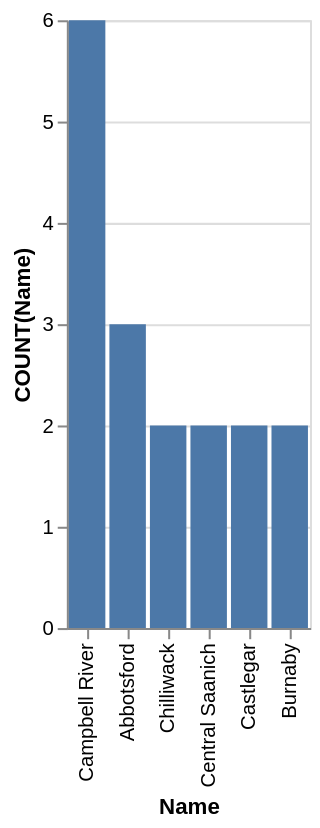

Write a Vega-Lite specification for this figure.
### Vega-Lite specification from a JSON file in a GitHub repository (floating-point values rounded to 4 significant figures)
{"data": {"values": [{"x_data": "Campbell River", "y_data": 6}, {"x_data": "Abbotsford", "y_data": 3}, {"x_data": "Chilliwack", "y_data": 2}, {"x_data": "Central Saanich", "y_data": 2}, {"x_data": "Castlegar", "y_data": 2}, {"x_data": "Burnaby", "y_data": 2}]}, "mark": "bar", "encoding": {"x": {"field": "x_data", "type": "nominal", "title": "Name", "sort": {"op": "sum", "field": "y_data", "order": "descending"}}, "y": {"field": "y_data", "type": "quantitative", "title": "COUNT(Name)"}}}
